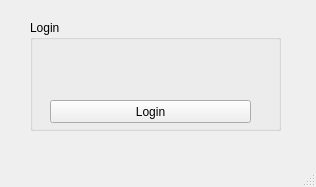
<?xml version="1.0" encoding="UTF-8"?>
<ui version="4.0">
 <class>MainWindow</class>
 <widget class="QMainWindow" name="MainWindow">
  <property name="geometry">
   <rect>
    <x>0</x>
    <y>0</y>
    <width>316</width>
    <height>187</height>
   </rect>
  </property>
  <property name="windowTitle">
   <string>MainWindow</string>
  </property>
  <widget class="QWidget" name="centralWidget">
   <widget class="QGroupBox" name="groupBox">
    <property name="geometry">
     <rect>
      <x>30</x>
      <y>20</y>
      <width>251</width>
      <height>111</height>
     </rect>
    </property>
    <property name="title">
     <string>Login</string>
    </property>
    <widget class="QPushButton" name="pushButton">
     <property name="geometry">
      <rect>
       <x>20</x>
       <y>80</y>
       <width>201</width>
       <height>23</height>
      </rect>
     </property>
     <property name="text">
      <string>Login</string>
     </property>
    </widget>
    <widget class="QWidget" name="layoutWidget">
     <property name="geometry">
      <rect>
       <x>20</x>
       <y>20</y>
       <width>201</width>
       <height>22</height>
      </rect>
     </property>
     <layout class="QHBoxLayout" name="horizontalLayout1">
      <item>
       <widget class="QLabel" name="label">
        <property name="text">
         <string>Username</string>
        </property>
       </widget>
      </item>
      <item>
       <widget class="QLineEdit" name="lineEdit_username"/>
      </item>
     </layout>
    </widget>
    <widget class="QWidget" name="layoutWidget">
     <property name="geometry">
      <rect>
       <x>20</x>
       <y>50</y>
       <width>201</width>
       <height>22</height>
      </rect>
     </property>
     <layout class="QHBoxLayout" name="horizontalLayout_2">
      <item>
       <widget class="QLabel" name="label_2">
        <property name="text">
         <string>Password</string>
        </property>
       </widget>
      </item>
      <item>
       <widget class="QLineEdit" name="lineEdit_password">
        <property name="autoFillBackground">
         <bool>false</bool>
        </property>
        <property name="echoMode">
         <enum>QLineEdit::Password</enum>
        </property>
       </widget>
      </item>
     </layout>
    </widget>
   </widget>
  </widget>
  <widget class="QStatusBar" name="statusBar"/>
 </widget>
 <layoutdefault spacing="6" margin="11"/>
 <resources/>
 <connections/>
</ui>
